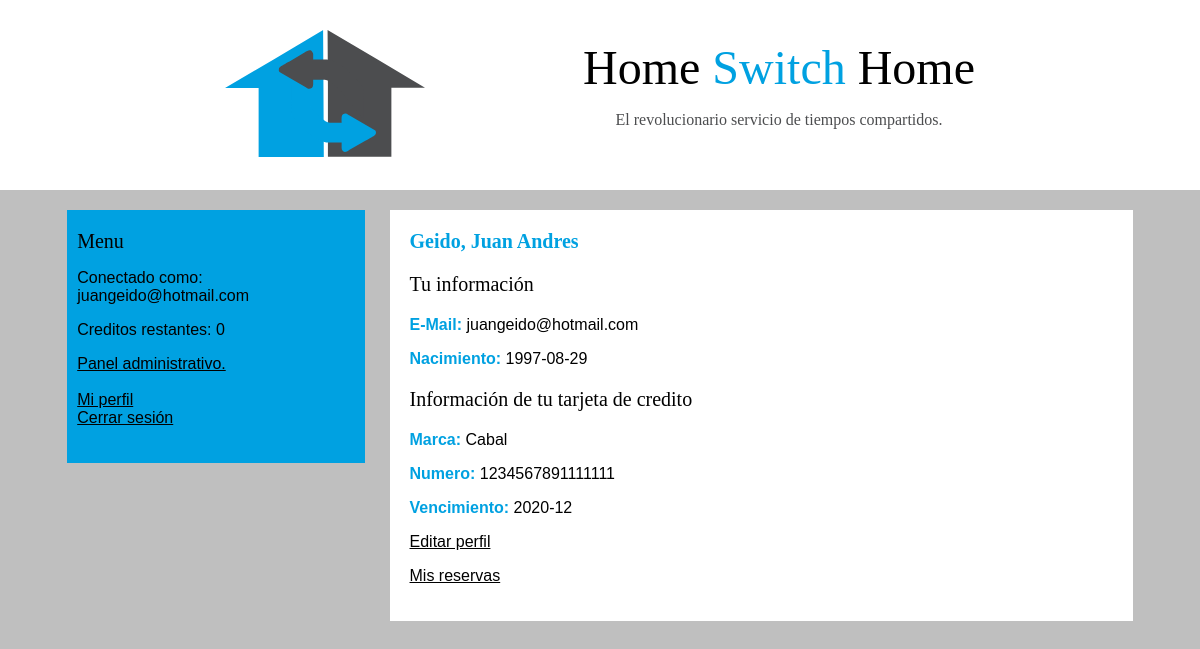
The page /perfil.php (signed in) on the database its author committed.
### tables this page shows
CREATE TABLE `usuarios` (
  `id` int(4) NOT NULL,
  `nombre` varchar(32) NOT NULL DEFAULT '',
  `apellido` varchar(32) NOT NULL DEFAULT '',
  `nacimiento` datetime NOT NULL DEFAULT '0000-00-00 00:00:00',
  `email` varchar(50) NOT NULL DEFAULT '',
  `clave` varchar(32) NOT NULL DEFAULT '',
  `cc_numero` varchar(16) NOT NULL,
  `cc_marca` varchar(32) NOT NULL,
  `cc_segur` varchar(3) NOT NULL,
  `cc_titular` varchar(50) NOT NULL DEFAULT '',
  `cc_vencimiento` datetime NOT NULL DEFAULT '0000-00-00 00:00:00',
  `rango` int(4) NOT NULL DEFAULT '0',
  `tokens` int(4) NOT NULL DEFAULT '2',
  `tokens_upd` datetime NOT NULL DEFAULT CURRENT_TIMESTAMP
);

### componentes/funciones-usuarios.php (called while the page is built, shortened)
<?php
class sesion{
	function estaLogeado($con) {
		if(isset($_SESSION['id'])){
			$sql = mysqli_query($con, "SELECT tokens_upd FROM usuarios WHERE id=".$_SESSION['id']);
			$chequeo = mysqli_fetch_array($sql);
			return true;
		} else {
			return false;
		}
	}
	function obtenerDatosUsuario() {
		$con = conectar();
		$sql = mysqli_query($con, "SELECT * FROM usuarios WHERE id=".$_SESSION['id']);
		$retorno = mysqli_fetch_array($sql);
		return $retorno;
	}
	function esAdmin() {
		$con = conectar();
		$sql = mysqli_query($con, "SELECT rango FROM usuarios WHERE id=".$_SESSION['id']);
		$resultado = mysqli_fetch_array($sql);
		if ($resultado['rango'] == 2) {
			return true;
		} else {
			return false;
		}
	}
}
?>

### perfil.php (the view, shortened to what this page needs)
<?php
	include('componentes/funciones-usuarios.php');
	$con = conectar();
	$sesion = new sesion;
	$logeado = $sesion->estaLogeado($con);
	$datosUsuario = $sesion->obtenerDatosUsuario();
?>
<!DOCTYPE html>
<html>
<head>
	<link rel="stylesheet" type="text/css" href="estilo.css">
</head>
<body>
	<div class="cabezera">
		<?php include('modulos/cabezera.php') ?>
	</div>
	<div class="contenedor">
		<div class="sidebar">
			<?php include('modulos/sidebar.php') ?>
		</div>
		<div class="pagina">
			<span id="subtitulo" class="color-hsh"><b><?php echo utf8_decode($datosUsuario['apellido'])?>, <?php echo utf8_decode($datosUsuario['nombre'])?></b></span></br>
			<div class="contenido-pagina">
				<p id="subtitulo">Tu información</p>
				<p><span class="color-hsh"><b>E-Mail:</b></span> <?php echo utf8_decode($datosUsuario['email'])?></p>
				<p><span class="color-hsh"><b>Nacimiento:</b></span> <?php $fechaCompleta = utf8_decode($datosUsuario['nacimiento']); $mostrar = str_replace('00:00:00', '', $fechaCompleta); echo $mostrar;?></p>
				<p id="subtitulo">Información de tu tarjeta de credito</p>
				<p><span class="color-hsh"><b>Marca:</b></span> <?php echo utf8_decode($datosUsuario['cc_marca'])?></p>
				<p><span class="color-hsh"><b>Numero:</b></span> <?php echo utf8_decode($datosUsuario['cc_numero'])?></p>
				<p><span class="color-hsh"><b>Vencimiento:</b></span> <?php $fechaCompleta = utf8_decode($datosUsuario['cc_vencimiento']); $mostrar = str_replace('-28 00:00:00', '', $fechaCompleta); echo $mostrar;?></p>
				<p><a href="editar-perfil.php">Editar perfil</a></p>
				<p><a href="mis-reservas.php">Mis reservas</a></p>
			</div>
		</div>
	</div>
</body>
</html>

### modulos/sidebar.php (shortened to what this page needs)
<span id="subtitulo">
	Menu
</span>
<?php
if ($logeado) {
?>
<p>Conectado como:</br><?=$_SESSION['email']?></p>
<p>Creditos restantes: <?php echo $datosUsuario['tokens']?></p>
<p>
	<?php if ($sesion->esAdmin()) {?>
	<a href="admin.php">Panel administrativo.</a></br>&nbsp;</br>
	<?php } ?>
	<a href="perfil.php">Mi perfil</a></br>
	<a href="modulos/cerrar-sesion.php">Cerrar sesión</a></br>
</p>
<?php
}
?>

### estilo.css (style rules this page uses)
body { background-color: #BFBFBF; color: black; font-family: Liberation Sans; }
a { color: black; }
.cabezera { z-index: -1; position: absolute; top: 0px; left: 0px; right: 0px; width: 100%; background-color: #FFFFFF; color: #4C4D4F; height: 0px; padding-top: 40px; padding-bottom: 150px; }
.contenedor { width: 90%; max-width: 1100px; min-width: 1000px; margin-top: 210px; margin-left: auto; margin-right: auto; }
.sidebar { float: left; width: 27%; background-color: #00A1E1; padding-left: 10px; padding-top: 20px; padding-bottom: 20px; }
.pagina { float: right; width: 66%; background-color: white; padding-left: 20px; padding-right: 20px; padding-top: 20px; padding-bottom: 20px; }
.contenido-pagina { width: 95%; margin-top: 15px; }
.color-hsh { color:#00A1E1; }
#subtitulo { font-size: 20px; font-family: tahoma, Ubuntu; }

### rows shown on the page
usuarios: tokens "0", apellido "Geido", nombre "Juan Andres", email "juangeido@hotmail.com", nacimiento "1997-08-29", cc_marca "Cabal", cc_numero "1234567891111111", cc_vencimiento "2020-12"

### other values the page prints
$_SESSION['email'] "juangeido@hotmail.com"
